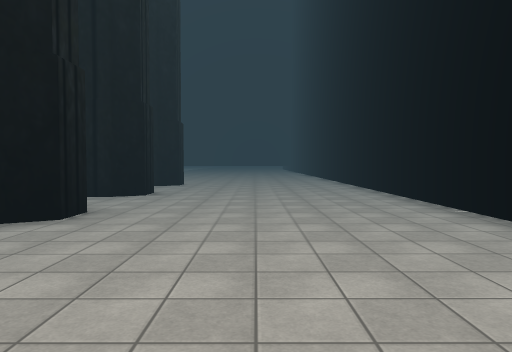
[1] (above)

19 first-person views from a walk through a scene from a Unity 3-D project. The camera is 1.5 m above the floor, tilts 2° down and sees 70° across. Doors are open. The floor is counted in squares, 2 m on a side. Each view is taken from the middle of a square. On the plan, view 1 faces up. The plan holds only what a view shows up to about 11 squares ahead; the rest is blank. The place goes on beyond the plan. Some surface patterns are stand-ins.

[2]
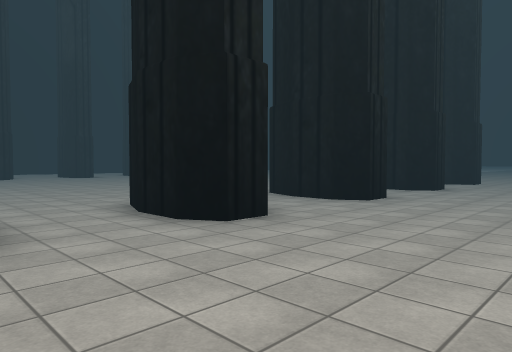

[3]
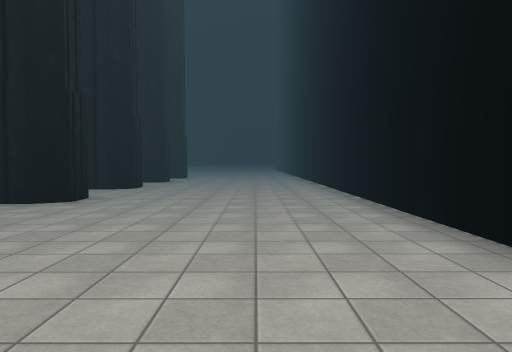

[4]
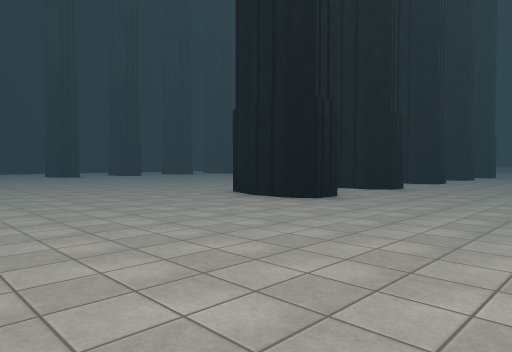

[5]
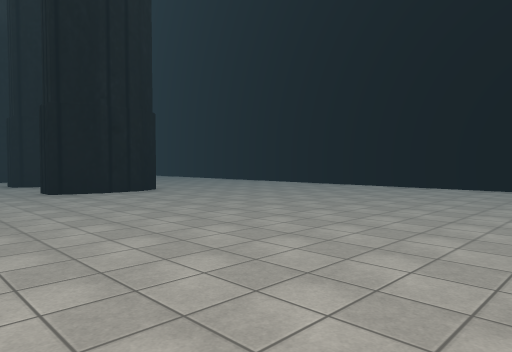

[6]
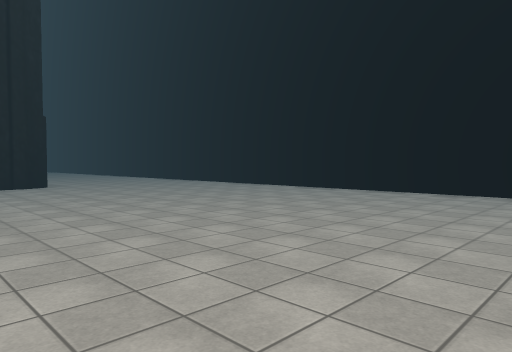

[7]
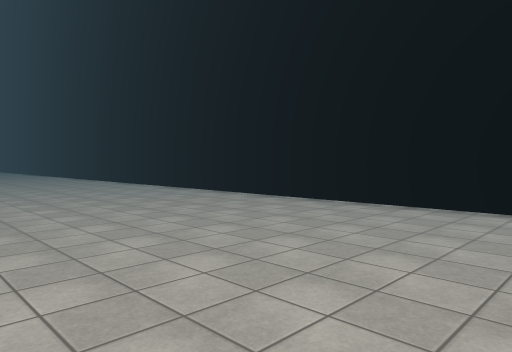

[8]
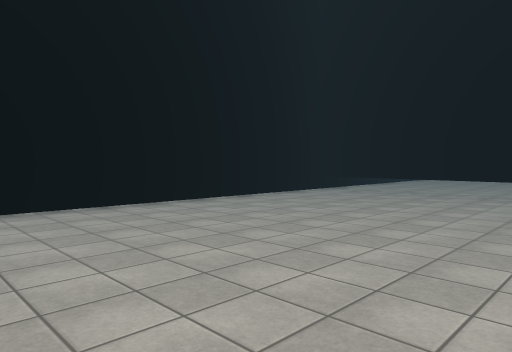

[9]
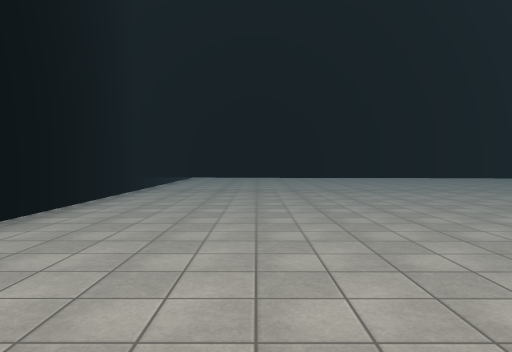

[10]
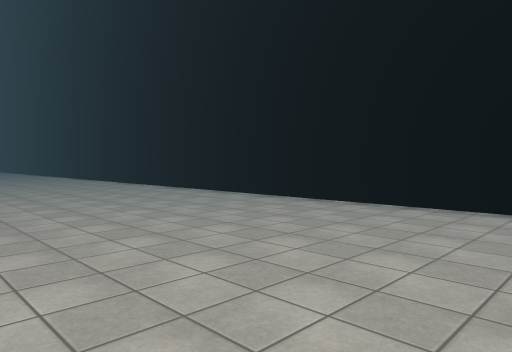

[11]
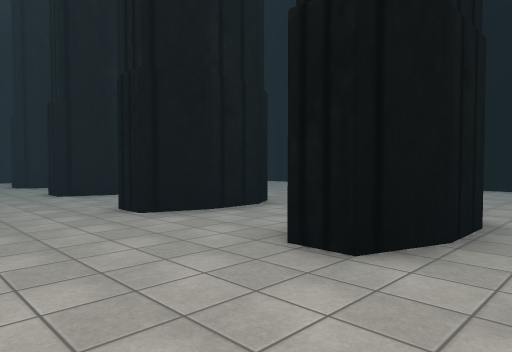

[12]
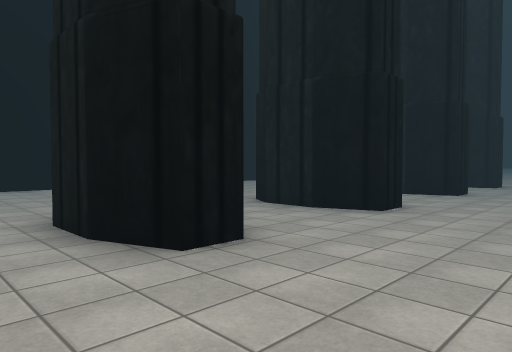

[13]
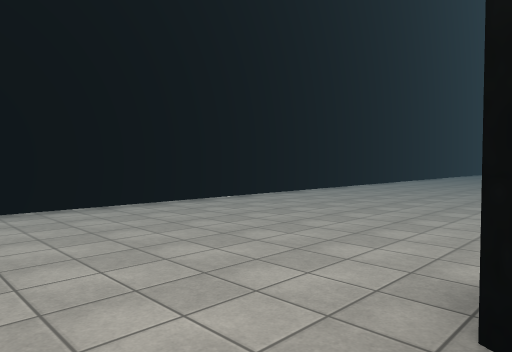

[14]
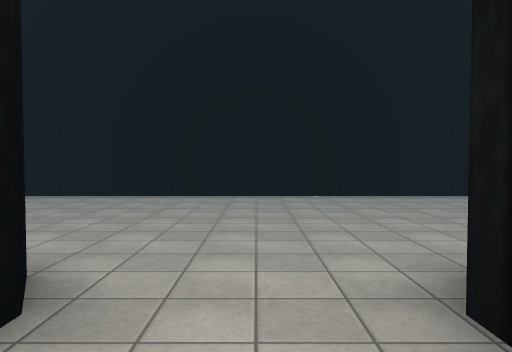

[15]
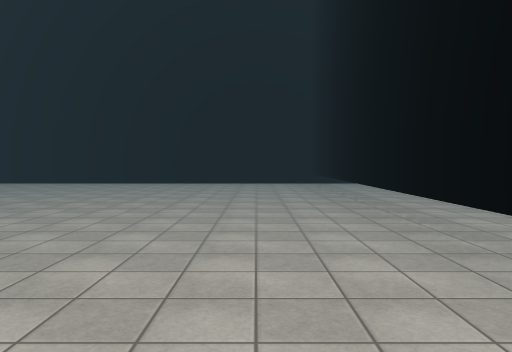

[16]
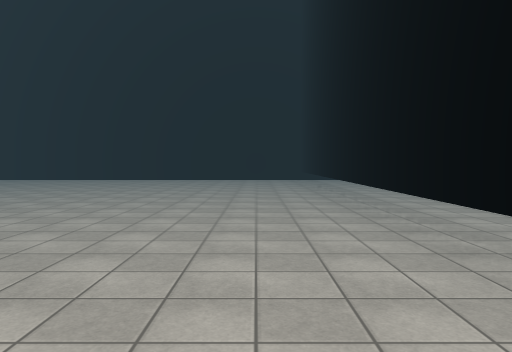

[17]
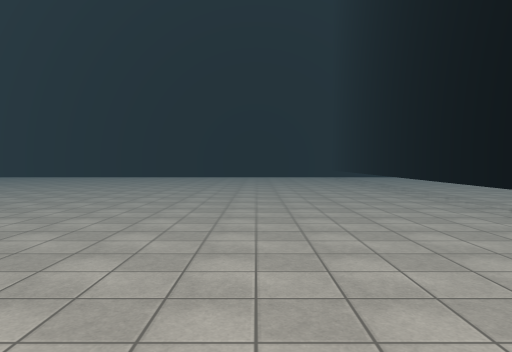

[18]
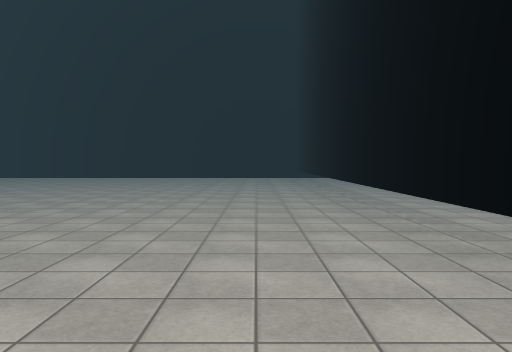

[19]
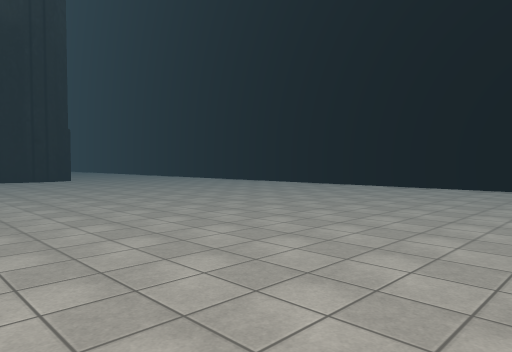

### Floor plan
Points are (right, up) in squares from view 1. A wall is a line through its corners. A room is listed if a view was taken in it or the views show most of it. See-through windows are left out.
Room 1 (views 1, 2, 3, 4, 5, 6, 7, 8, 9, 10, 11, 12, 13, 14, 15, 16, 17, 18, 19)
walls: (-2.6, -1.7) (-2.6, -2.5) (-3.2, -2.9) (-4.3, -2.9) (-5.4, -2.5) (-5.4, -1.7); (-2.6, 1.9) (-2.6, 1.1) (-3.2, 0.7) (-4.3, 0.7) (-5.4, 1.1) (-5.4, 1.8) (-4.2, 2.2); (-5.4, 4.9) (-5.4, 5.6) (-4.3, 6) (-3.2, 6) (-2.6, 5.6) (-2.6, 4.8) (-3.2, 4.5) (-4.3, 4.5) (-5.4, 4.9); (-4.7, 8.3) (-5.4, 8.5) (-5.4, 9.3) (-4.3, 9.6) (-3.2, 9.6); (-2.6, 9.3) (-2.6, 8.5) (-3.2, 8.2) (-3.9, 8.2); (-12.1, -23) (3.4, -23); (3.3, -23.5) (3.3, 11.5)

Where each view was taken, in squares from view 1:
view 1: 0 up, 0 right, facing up
view 2: 2 down, 1 right, facing up-left
view 3: 6 down, 1 right, facing up
view 4: 9 down, 2 right, facing up-left
view 5: 12 down, 8 left, facing up-right
view 6: 15 down, 6 left, facing up-right
view 7: 19 down, 3 left, facing up-right
view 8: 14 down, 3 left, facing down-right
view 9: 13 down, 0 right, facing down
view 10: 12 down, 3 left, facing up-right
view 11: 4 down, 8 left, facing up-right
view 12: 11 up, 8 left, facing down-right
view 13: 11 up, 3 left, facing down-right
view 14: 7 up, 5 left, facing right
view 15: 21 down, 10 left, facing right
view 16: 21 down, 13 left, facing right
view 17: 19 down, 16 left, facing right
view 18: 21 down, 15 left, facing right
view 19: 19 down, 8 left, facing up-right
